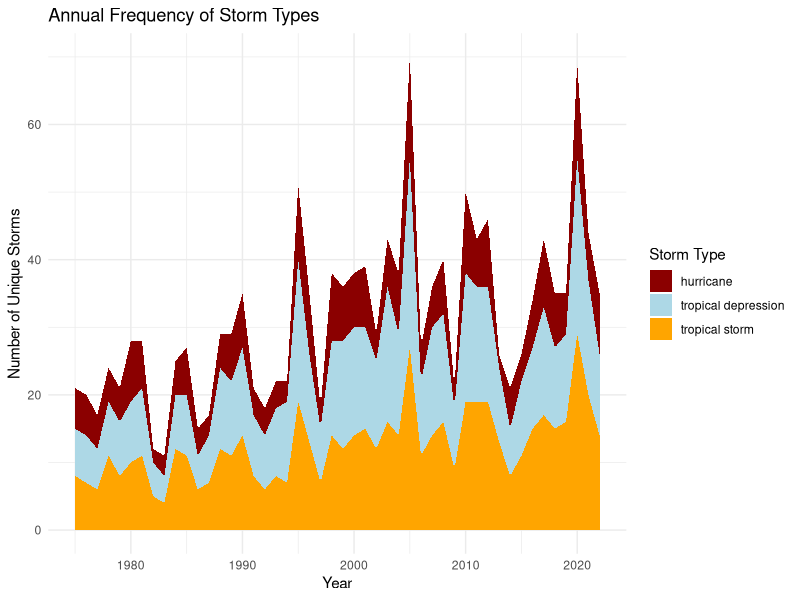

Write R code to recreate this figure.
## ---- chunk 1
#| label: setup
#| include: false
suppressPackageStartupMessages(library(tidyverse))
## ---- chunk 2
#| label: named-storms-plot
#| fig-cap: "Number of tropical depressions, tropical storms, and hurricanes per year in the Atlantic basin."
storms %>%
  filter(status %in% c("tropical depression", "tropical storm", "hurricane")) %>%
  distinct(year, status, name) %>%
  count(year, status) %>%
  ggplot(aes(x = year, y = n, fill = status)) +
  geom_area(position = "stack") +
  scale_fill_manual(values = c("tropical depression" = "lightblue",
                               "tropical storm" = "orange",
                               "hurricane" = "darkred")) +
  labs(
    title = "Annual Frequency of Storm Types",
    x = "Year",
    y = "Number of Unique Storms",
    fill = "Storm Type"
  ) +
  theme_minimal()
